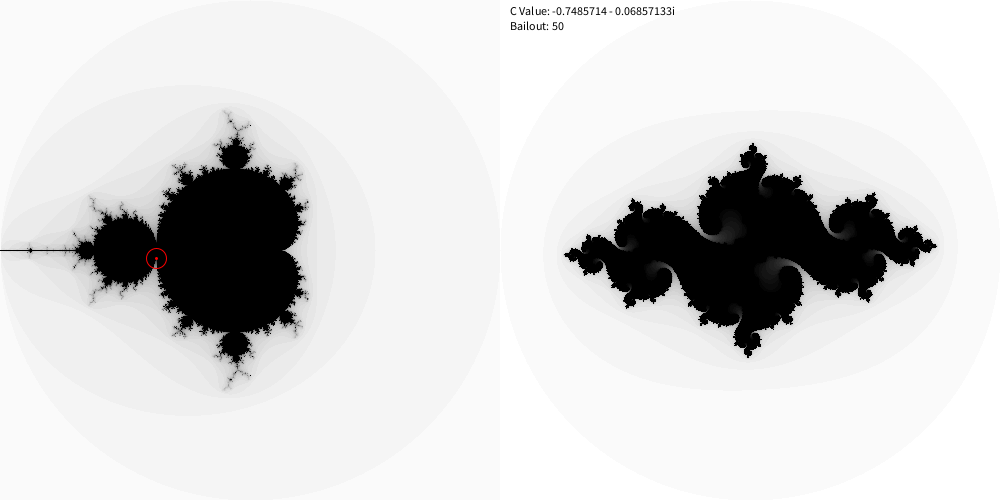
Frame 1 (no input)
Frame 60 (the mouse pressed at the canvas centre just before this capture): identical to frame 1, image omitted
Frame 120 (the mouse held since frame 60 and released just before this capture): identical to frame 1, image omitted

The Processing sketch that drew this single still picture (run headless with seeded random() and noise(); from frame 60 on, the mouse is pressed at the canvas centre):

// Processing sketch: Mandelbrot_Demo
// ── Mandelbrot_Demo.pde
/*
 * Chris Benton
 * 
 * Display the Mandelbrot set side by side with a Julia set
 * where the value of C can be changed based on the position of the mouse.
 * 
 * The C value will be displayed in the Mandelbrot.
 * The bailout value can also be changed to show varying levels of preciseness.
 *
 * Controls are printed in the console and can also be found in KeyBindings tab.
 *
 * Initial values of C and BAILOUT are at begining of Julia tab.
 */


PImage img;
static final int WIDTH = 1000;
static final int HEIGHT = WIDTH / 2;
static final int MANDELBROT_START = 0;
static final int MANDELBROT_END = WIDTH / 2;
static final int JULIA_START = MANDELBROT_END;
static final int JULIA_END = WIDTH;

static final int NO_ESCAPE   = 255 << 24 | 0 << 16 | 0 << 8 | 0;
static final int ESCAPE_FROM = 255 << 24 | 255 << 16 | 255 << 8 | 255;
static final int ESCAPE_TO   = 255 << 24 | 0 << 16 | 0 << 8 | 0;
static final int MANDELBROT_CURSOR = 255 << 24 | 255 << 16 | 0 << 8 | 0;

void settings() {
  size(WIDTH, HEIGHT);
  img = createImage(WIDTH, HEIGHT, RGB);
}

void setup() {
  drawMandelbrot();
  drawJulia();
  image(img, 0, 0);

  println("Key bindings:");
  println("s    save");
  println("z    decrease bailout value (10 min)");
  println("x    increase bailout value (250 max)");
  println("c    change C values with mouse");
  println("o    show orbit of C value at mouse position");
}

void draw() {
  if (mouseC) {
    float cr, ci;

    if (mouseX < JULIA_START) cr = map(mouseX, MANDELBROT_START, MANDELBROT_END, -2, 2);
    else cr = map(mouseX, JULIA_START, JULIA_END, -2, 2);
    ci = map(mouseY, 0, HEIGHT, 2, -2);

    C = new Complex(cr, ci);
    drawJulia();
  }
  image(img, 0, 0);

  if (displayOrbit) orbit();

  noFill();
  stroke(MANDELBROT_CURSOR);
  strokeWeight(3);
  int x = int(map(C.a, -2, 2, MANDELBROT_START, MANDELBROT_END));
  int y = int(map(C.b, 2, -2, 0, HEIGHT));
  point(x, y);
  strokeWeight(1);
  ellipse(x, y, 20, 20);

  fill(0);
  text("C Value: " + C, JULIA_START + 10, 15);
  text("Bailout: " + BAILOUT, JULIA_START + 10, 30);
}

// ── Complex.pde

/*
 * Complex numbers class
 * 'a' value represents real number of complex number
 * 'b' value represents imaginary number of complex number
 * Basic operations (addition, subtraction, multiplication,
 * and division) are provided as well as absolute value.
 */
class Complex {

  float a, b;

  Complex(float a, float b) {
    this.a = a;
    this.b = b;
  }

  Complex add(Complex other) {
    return new Complex(this.a + other.a, this.b + other.b);
  }

  Complex subtract(Complex other) {
    return new Complex(this.a - other.a, this.b - other.b);
  }

  Complex multiply(Complex other) {
    float newA = this.a * other.a - (this.b * other.b);
    float newB = this.a * other.b + (this.b * other.a);
    return new Complex(newA, newB);
  }

  Complex divide(Complex other) {
    Complex conjugate = new Complex(other.a, (-other.b));
    Complex num = this.multiply(conjugate);
    Complex denom = other.multiply(conjugate);
    return new Complex(num.a / denom.a, num.b / denom.a);
  }

  float abs() {
    return (float) Math.sqrt((a * a) + (b * b));
  }
  
  String toString() {
    String operator = " + ";
    float tempB = this.b;
    if (this.b < 0) {
      operator = " - ";
      tempB = -this.b;
    }
    return this.a + operator + tempB + "i";
  }
}

// ── Julia.pde

Complex C = new Complex(-0.7485714, -0.06857133);
int BAILOUT = 50;

/*
 * Function for Julia set
 * f(x) = x^2 + C
 */
Complex f(Complex x) {
  return x.multiply(x).add(C);
}

/*
 * Repetitively call function f for a given seed,
 * where the result is then passed throught the function
 * until a result exceeds a radius of 2 or a bailout limit
 * is reached - representing no escape of radius
 */
int escapes(Complex seed) {
  int loopCount = 0;
  while (seed.abs() <= 2 && loopCount < BAILOUT) {
    seed = f(seed);
    loopCount++;
  }

  return loopCount;
}

void drawJulia() {
  img.loadPixels();
  for (int row = 0; row < HEIGHT; row++) {
    for (int col = JULIA_START; col < JULIA_END; col++) {

      float real = map(col, JULIA_START, JULIA_END, -2, 2);
      float i = map(row, 0, HEIGHT, 2, -2);
      int iterations = escapes(new Complex(real, i));

      img.pixels[row * WIDTH + col] = (iterations <= BAILOUT) ?
        lerpColor(ESCAPE_FROM, ESCAPE_TO, float(iterations) / BAILOUT) : NO_ESCAPE;
    }
  }
  img.updatePixels();
}


/*
 * Draw thge orbit of a given complex value, determined
 * by the mouse position, in the context of the standing
 * Julia set.
 */
void orbit() {
  noFill();
  stroke(250, 120, 0);
  strokeWeight(5);
  int radius = 15;
  float cr = (mouseX < JULIA_START) ? 
    map(mouseX, MANDELBROT_START, MANDELBROT_END, -2, 2) :
    map(mouseX, JULIA_START, JULIA_END, -2, 2);
  float ci = map(mouseY, 0, HEIGHT, 2, -2);
  Complex origin = new Complex(cr, ci);
  int iterations = 0;

  float mx = (mouseX < JULIA_START) ? mouseX : mouseX - JULIA_START;
  point(mx, mouseY);

  strokeWeight(1);
  while (origin.a >= -2 && origin.a <= 2 && origin.b >= -2 && origin.b <= 2 && iterations < BAILOUT) {
    Complex dest = f(origin);
    float x1 = (int) map(origin.a, -2, 2, JULIA_START, JULIA_END);
    float y1 = (int) map(origin.b, 2, -2, 0, HEIGHT);
    float x2 = (int) map(dest.a, -2, 2, JULIA_START, JULIA_END);
    float y2 = map(dest.b, 2, -2, 0, HEIGHT);
    ellipse(x1, y1, radius, radius);

    if (x2 < JULIA_START) {
      y2 = ((y1 - y2) / (x1 - x2)) * x2 + y1;
      x2 = JULIA_START;
    } else {
      ellipse(x2, y2, radius, radius);
    }

    line(x1, y1, x2, y2);
    origin = dest;
    iterations++;
  }
}

// ── KeyBindings.pde
/*
 * Key bindings
 * s    save image as PNG
 * z    decrease bailout value
 * x    increase bailout value
 * c    toggle cursor control of C value
 * o    toggle orbit
 */

boolean mouseC = false;
boolean displayOrbit = false;

void keyPressed() {
  if (key == 's') save("images/" + C.toString() + ".png");
  if (key == 'c') mouseC = !mouseC;
  if (key == 'x' && BAILOUT < 250) {
    BAILOUT += 10;
    drawMandelbrot();
    drawJulia();
  }
  if (key == 'z' && BAILOUT > 10) {
    BAILOUT -= 10;
    drawMandelbrot();
    drawJulia();
  }
  if (key == 'o') displayOrbit = !displayOrbit;
}

// ── Mandelbrot.pde
/*
 * Repetitively call function f for a  given value of C
 * and an initial seed value of 0, where the result is
 * then passed throught the function until a result
 * exceeds a radius of 2 or a bailout limit
 * is reached - representing no escape of radius
 */
int escapes2(Complex c) {
  Complex seed = new Complex(0, 0);
  int loopCount = 0;
  
  while (seed.abs() <= 2 && loopCount < BAILOUT) {
    seed = seed.multiply(seed).add(c);
    loopCount++;
  }

  return loopCount;
}

void drawMandelbrot() {
  img.loadPixels();
  float real, i;
  int iterations;
  
  for (int row = 0; row < HEIGHT; row++) {
    for (int col = MANDELBROT_START; col < MANDELBROT_END; col++) {
      real = map(col, MANDELBROT_START, MANDELBROT_END, -2, 2);
      i = map(row, 0, HEIGHT, 2, -2);
      iterations = escapes2(new Complex(real, i));

      img.pixels[row * WIDTH + col] = (iterations <= BAILOUT) ?
        lerpColor(ESCAPE_FROM, ESCAPE_TO, float(iterations) / BAILOUT) : NO_ESCAPE;
    }
  }
  img.updatePixels();
}
